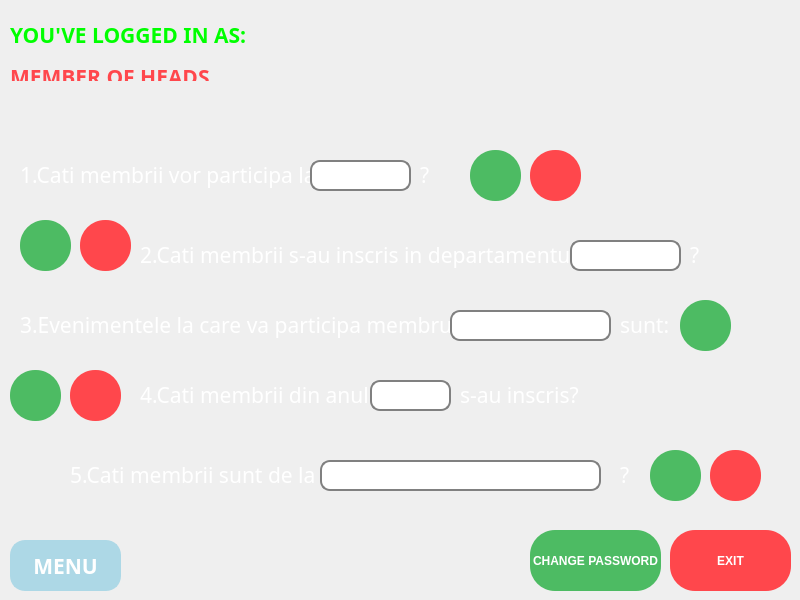
<?xml version="1.0" encoding="UTF-8"?>
<ui version="4.0">
 <class>HeadsWindow</class>
 <widget class="QMainWindow" name="HeadsWindow">
  <property name="geometry">
   <rect>
    <x>0</x>
    <y>0</y>
    <width>800</width>
    <height>600</height>
   </rect>
  </property>
  <property name="minimumSize">
   <size>
    <width>800</width>
    <height>600</height>
   </size>
  </property>
  <property name="maximumSize">
   <size>
    <width>800</width>
    <height>600</height>
   </size>
  </property>
  <property name="windowTitle">
   <string>MainWindow</string>
  </property>
  <widget class="QWidget" name="centralwidget">
   <widget class="QLabel" name="background_label">
    <property name="geometry">
     <rect>
      <x>0</x>
      <y>0</y>
      <width>811</width>
      <height>621</height>
     </rect>
    </property>
    <property name="text">
     <string>&lt;html&gt;&lt;head/&gt;&lt;body&gt;&lt;p&gt;&lt;img src=&quot;:/newPrefix/EUROAVIA_Logo.png&quot;/&gt;&lt;/p&gt;&lt;/body&gt;&lt;/html&gt;</string>
    </property>
   </widget>
   <widget class="QLabel" name="head_of_label">
    <property name="geometry">
     <rect>
      <x>10</x>
      <y>20</y>
      <width>241</width>
      <height>61</height>
     </rect>
    </property>
    <property name="font">
     <font>
      <family>Bahnschrift</family>
      <bold>true</bold>
     </font>
    </property>
    <property name="text">
     <string>&lt;html&gt;&lt;head/&gt;&lt;body&gt;&lt;p&gt;&lt;span style=&quot; font-size:16pt; color:#00ff00;&quot;&gt;YOU'VE LOGGED IN AS:&lt;/span&gt;&lt;/p&gt;&lt;p&gt;&lt;span style=&quot; font-size:16pt; color:#ff474c;&quot;&gt;MEMBER OF HEADS&lt;/span&gt;&lt;/p&gt;&lt;/body&gt;&lt;/html&gt;</string>
    </property>
   </widget>
   <widget class="QPushButton" name="green_1">
    <property name="geometry">
     <rect>
      <x>470</x>
      <y>150</y>
      <width>51</width>
      <height>51</height>
     </rect>
    </property>
    <property name="styleSheet">
     <string notr="true">QPushButton {
    background-color: #4DBB63; /* Background color */
    border: none; /* Remove default border */
    color: black; /* Text color */
    width: 150px; /* Width of the button */
    height: 50px; /* Height of the button */
    border-radius: 25px; /* Rounded corners, half of width/height */
    text-align: center; /* Center text */
    font-size: 12px; /* Font size */
    font-weight: bold; /* Bold text */
    transition: all 0.2s ease; /* Smooth transition for all properties */
}

QPushButton:hover {
    background-color: #45a049; /* Darker background on hover */
}

QPushButton:pressed {
    background-color: #3e8e41; /* Even darker background on press */
    transform: scale(0.95); /* Slightly shrink button to give visual feedback */
}</string>
    </property>
    <property name="text">
     <string/>
    </property>
   </widget>
   <widget class="QLabel" name="label_4">
    <property name="geometry">
     <rect>
      <x>470</x>
      <y>160</y>
      <width>16</width>
      <height>16</height>
     </rect>
    </property>
    <property name="font">
     <font>
      <family>Bahnschrift</family>
     </font>
    </property>
    <property name="text">
     <string>&lt;html&gt;&lt;head/&gt;&lt;body&gt;&lt;p&gt;&lt;span style=&quot; font-size:14pt; color:#ffffff;&quot;&gt;?&lt;/span&gt;&lt;/p&gt;&lt;/body&gt;&lt;/html&gt;</string>
    </property>
   </widget>
   <widget class="QPushButton" name="red_1">
    <property name="geometry">
     <rect>
      <x>530</x>
      <y>150</y>
      <width>51</width>
      <height>51</height>
     </rect>
    </property>
    <property name="styleSheet">
     <string notr="true">QPushButton {
    background-color: #FF474C; /* Background color */
    border: none; /* Remove default border */
    color: black; /* Text color */
    width: 50px; /* Width of the button */
    height: 50px; /* Height of the button */
    border-radius: 25px; /* Rounded corners, half of width/height */
    text-align: center; /* Center text */
    font-size: 12px; /* Font size */
    font-weight: bold; /* Bold text */
    transition: all 0.2s ease; /* Smooth transition for all properties */
}

QPushButton:hover {
    background-color: #FF5F5C; /* Slightly lighter but closer to the original color */
    transform: scale(1.05); /* Increase size on hover */
}

QPushButton:pressed {
    background-color: #FF474A; /* Even darker background on press */
    transform: scale(0.95); /* Slightly shrink button to give visual feedback */
}</string>
    </property>
    <property name="text">
     <string/>
    </property>
   </widget>
   <widget class="QLabel" name="label_7">
    <property name="geometry">
     <rect>
      <x>20</x>
      <y>160</y>
      <width>321</width>
      <height>31</height>
     </rect>
    </property>
    <property name="font">
     <font>
      <family>Bahnschrift</family>
     </font>
    </property>
    <property name="text">
     <string>&lt;html&gt;&lt;head/&gt;&lt;body&gt;&lt;p&gt;&lt;span style=&quot; font-size:16pt; color:#ffffff;&quot;&gt;1.Cati membrii vor participa la&lt;/span&gt;&lt;/p&gt;&lt;/body&gt;&lt;/html&gt;</string>
    </property>
   </widget>
   <widget class="QLabel" name="label_8">
    <property name="geometry">
     <rect>
      <x>140</x>
      <y>240</y>
      <width>491</width>
      <height>31</height>
     </rect>
    </property>
    <property name="font">
     <font>
      <family>Bahnschrift</family>
     </font>
    </property>
    <property name="text">
     <string>&lt;html&gt;&lt;head/&gt;&lt;body&gt;&lt;p&gt;&lt;span style=&quot; font-size:16pt; color:#ffffff;&quot;&gt;2.Cati membrii s-au inscris in departamentul&lt;/span&gt;&lt;/p&gt;&lt;/body&gt;&lt;/html&gt;</string>
    </property>
   </widget>
   <widget class="QLabel" name="label_9">
    <property name="geometry">
     <rect>
      <x>20</x>
      <y>310</y>
      <width>491</width>
      <height>31</height>
     </rect>
    </property>
    <property name="font">
     <font>
      <family>Bahnschrift</family>
     </font>
    </property>
    <property name="text">
     <string>&lt;html&gt;&lt;head/&gt;&lt;body&gt;&lt;p&gt;&lt;span style=&quot; font-size:16pt; color:#ffffff;&quot;&gt;3.Evenimentele la care va participa membrul&lt;/span&gt;&lt;/p&gt;&lt;/body&gt;&lt;/html&gt;</string>
    </property>
   </widget>
   <widget class="QLabel" name="label_5">
    <property name="geometry">
     <rect>
      <x>690</x>
      <y>240</y>
      <width>31</width>
      <height>31</height>
     </rect>
    </property>
    <property name="font">
     <font>
      <family>Bahnschrift</family>
     </font>
    </property>
    <property name="text">
     <string>&lt;html&gt;&lt;head/&gt;&lt;body&gt;&lt;p&gt;&lt;span style=&quot; font-size:16pt; color:#ffffff;&quot;&gt;? &lt;/span&gt;&lt;/p&gt;&lt;/body&gt;&lt;/html&gt;</string>
    </property>
   </widget>
   <widget class="QLabel" name="label_10">
    <property name="geometry">
     <rect>
      <x>620</x>
      <y>310</y>
      <width>51</width>
      <height>31</height>
     </rect>
    </property>
    <property name="font">
     <font>
      <family>Bahnschrift</family>
     </font>
    </property>
    <property name="text">
     <string>&lt;html&gt;&lt;head/&gt;&lt;body&gt;&lt;p&gt;&lt;span style=&quot; font-size:16pt; color:#ffffff;&quot;&gt;sunt:&lt;/span&gt;&lt;/p&gt;&lt;/body&gt;&lt;/html&gt;</string>
    </property>
   </widget>
   <widget class="QLabel" name="label_11">
    <property name="geometry">
     <rect>
      <x>140</x>
      <y>380</y>
      <width>261</width>
      <height>31</height>
     </rect>
    </property>
    <property name="font">
     <font>
      <family>Bahnschrift</family>
     </font>
    </property>
    <property name="text">
     <string>&lt;html&gt;&lt;head/&gt;&lt;body&gt;&lt;p&gt;&lt;span style=&quot; font-size:16pt; color:#ffffff;&quot;&gt;4.Cati membrii din anul &lt;/span&gt;&lt;/p&gt;&lt;/body&gt;&lt;/html&gt;</string>
    </property>
   </widget>
   <widget class="QLabel" name="label_12">
    <property name="geometry">
     <rect>
      <x>460</x>
      <y>380</y>
      <width>131</width>
      <height>31</height>
     </rect>
    </property>
    <property name="font">
     <font>
      <family>Bahnschrift</family>
     </font>
    </property>
    <property name="text">
     <string>&lt;html&gt;&lt;head/&gt;&lt;body&gt;&lt;p&gt;&lt;span style=&quot; font-size:16pt; color:#ffffff;&quot;&gt;s-au inscris?&lt;/span&gt;&lt;/p&gt;&lt;/body&gt;&lt;/html&gt;</string>
    </property>
   </widget>
   <widget class="QLabel" name="label_13">
    <property name="geometry">
     <rect>
      <x>70</x>
      <y>460</y>
      <width>251</width>
      <height>31</height>
     </rect>
    </property>
    <property name="font">
     <font>
      <family>Bahnschrift</family>
     </font>
    </property>
    <property name="text">
     <string>&lt;html&gt;&lt;head/&gt;&lt;body&gt;&lt;p&gt;&lt;span style=&quot; font-size:16pt; color:#ffffff;&quot;&gt;5.Cati membrii sunt de la&lt;/span&gt;&lt;/p&gt;&lt;/body&gt;&lt;/html&gt;</string>
    </property>
   </widget>
   <widget class="QComboBox" name="comboBox_5">
    <property name="geometry">
     <rect>
      <x>320</x>
      <y>460</y>
      <width>281</width>
      <height>31</height>
     </rect>
    </property>
    <property name="styleSheet">
     <string notr="true">QComboBox {
    border: 2px solid gray; /* Schimbă gray cu culoarea dorită */
    border-radius: 10px; /* Schimbă 10px cu raza dorită */
    padding: 5px; /* Schimbă 5px cu spațierea dorită */
    background: white; /* Schimbă white cu culoarea de fundal dorită */
}

QComboBox::drop-down {
    subcontrol-origin: padding;
    subcontrol-position: top right;
    width: 15px; /* Schimbă 15px cu lățimea dorită pentru săgeata dropdown */
    border: none; /* Elimină bordura din jurul săgeții dropdown */
}

QComboBox::down-arrow {
    image: url(down_arrow.png); /* Asigură-te că ai o imagine pentru săgeata dropdown */
    width: 10px; /* Schimbă 10px cu dimensiunea dorită */
    height: 10px; /* Schimbă 10px cu dimensiunea dorită */
}</string>
    </property>
   </widget>
   <widget class="QLabel" name="label_6">
    <property name="geometry">
     <rect>
      <x>620</x>
      <y>460</y>
      <width>31</width>
      <height>31</height>
     </rect>
    </property>
    <property name="font">
     <font>
      <family>Bahnschrift</family>
     </font>
    </property>
    <property name="text">
     <string>&lt;html&gt;&lt;head/&gt;&lt;body&gt;&lt;p&gt;&lt;span style=&quot; font-size:16pt; color:#ffffff;&quot;&gt;?&lt;/span&gt;&lt;/p&gt;&lt;/body&gt;&lt;/html&gt;</string>
    </property>
   </widget>
   <widget class="QPushButton" name="green_2">
    <property name="geometry">
     <rect>
      <x>20</x>
      <y>220</y>
      <width>51</width>
      <height>51</height>
     </rect>
    </property>
    <property name="styleSheet">
     <string notr="true">QPushButton {
    background-color: #4DBB63; /* Background color */
    border: none; /* Remove default border */
    color: black; /* Text color */
    width: 150px; /* Width of the button */
    height: 50px; /* Height of the button */
    border-radius: 25px; /* Rounded corners, half of width/height */
    text-align: center; /* Center text */
    font-size: 12px; /* Font size */
    font-weight: bold; /* Bold text */
    transition: all 0.2s ease; /* Smooth transition for all properties */
}

QPushButton:hover {
    background-color: #45a049; /* Darker background on hover */
}

QPushButton:pressed {
    background-color: #3e8e41; /* Even darker background on press */
    transform: scale(0.95); /* Slightly shrink button to give visual feedback */
}</string>
    </property>
    <property name="text">
     <string/>
    </property>
   </widget>
   <widget class="QPushButton" name="red_2">
    <property name="geometry">
     <rect>
      <x>80</x>
      <y>220</y>
      <width>51</width>
      <height>51</height>
     </rect>
    </property>
    <property name="styleSheet">
     <string notr="true">QPushButton {
    background-color: #FF474C; /* Background color */
    border: none; /* Remove default border */
    color: black; /* Text color */
    width: 50px; /* Width of the button */
    height: 50px; /* Height of the button */
    border-radius: 25px; /* Rounded corners, half of width/height */
    text-align: center; /* Center text */
    font-size: 12px; /* Font size */
    font-weight: bold; /* Bold text */
    transition: all 0.2s ease; /* Smooth transition for all properties */
}

QPushButton:hover {
    background-color: #FF5F5C; /* Slightly lighter but closer to the original color */
    transform: scale(1.05); /* Increase size on hover */
}

QPushButton:pressed {
    background-color: #FF474A; /* Even darker background on press */
    transform: scale(0.95); /* Slightly shrink button to give visual feedback */
}</string>
    </property>
    <property name="text">
     <string/>
    </property>
   </widget>
   <widget class="QPushButton" name="green_4">
    <property name="geometry">
     <rect>
      <x>10</x>
      <y>370</y>
      <width>51</width>
      <height>51</height>
     </rect>
    </property>
    <property name="styleSheet">
     <string notr="true">QPushButton {
    background-color: #4DBB63; /* Background color */
    border: none; /* Remove default border */
    color: black; /* Text color */
    width: 150px; /* Width of the button */
    height: 50px; /* Height of the button */
    border-radius: 25px; /* Rounded corners, half of width/height */
    text-align: center; /* Center text */
    font-size: 12px; /* Font size */
    font-weight: bold; /* Bold text */
    transition: all 0.2s ease; /* Smooth transition for all properties */
}

QPushButton:hover {
    background-color: #45a049; /* Darker background on hover */
}

QPushButton:pressed {
    background-color: #3e8e41; /* Even darker background on press */
    transform: scale(0.95); /* Slightly shrink button to give visual feedback */
}</string>
    </property>
    <property name="text">
     <string/>
    </property>
   </widget>
   <widget class="QPushButton" name="red_4">
    <property name="geometry">
     <rect>
      <x>70</x>
      <y>370</y>
      <width>51</width>
      <height>51</height>
     </rect>
    </property>
    <property name="styleSheet">
     <string notr="true">QPushButton {
    background-color: #FF474C; /* Background color */
    border: none; /* Remove default border */
    color: black; /* Text color */
    width: 50px; /* Width of the button */
    height: 50px; /* Height of the button */
    border-radius: 25px; /* Rounded corners, half of width/height */
    text-align: center; /* Center text */
    font-size: 12px; /* Font size */
    font-weight: bold; /* Bold text */
    transition: all 0.2s ease; /* Smooth transition for all properties */
}

QPushButton:hover {
    background-color: #FF5F5C; /* Slightly lighter but closer to the original color */
    transform: scale(1.05); /* Increase size on hover */
}

QPushButton:pressed {
    background-color: #FF474A; /* Even darker background on press */
    transform: scale(0.95); /* Slightly shrink button to give visual feedback */
}</string>
    </property>
    <property name="text">
     <string/>
    </property>
   </widget>
   <widget class="QPushButton" name="green_5">
    <property name="geometry">
     <rect>
      <x>650</x>
      <y>450</y>
      <width>51</width>
      <height>51</height>
     </rect>
    </property>
    <property name="styleSheet">
     <string notr="true">QPushButton {
    background-color: #4DBB63; /* Background color */
    border: none; /* Remove default border */
    color: black; /* Text color */
    width: 150px; /* Width of the button */
    height: 50px; /* Height of the button */
    border-radius: 25px; /* Rounded corners, half of width/height */
    text-align: center; /* Center text */
    font-size: 12px; /* Font size */
    font-weight: bold; /* Bold text */
    transition: all 0.2s ease; /* Smooth transition for all properties */
}

QPushButton:hover {
    background-color: #45a049; /* Darker background on hover */
}

QPushButton:pressed {
    background-color: #3e8e41; /* Even darker background on press */
    transform: scale(0.95); /* Slightly shrink button to give visual feedback */
}</string>
    </property>
    <property name="text">
     <string/>
    </property>
   </widget>
   <widget class="QPushButton" name="red_5">
    <property name="geometry">
     <rect>
      <x>710</x>
      <y>450</y>
      <width>51</width>
      <height>51</height>
     </rect>
    </property>
    <property name="styleSheet">
     <string notr="true">QPushButton {
    background-color: #FF474C; /* Background color */
    border: none; /* Remove default border */
    color: black; /* Text color */
    width: 50px; /* Width of the button */
    height: 50px; /* Height of the button */
    border-radius: 25px; /* Rounded corners, half of width/height */
    text-align: center; /* Center text */
    font-size: 12px; /* Font size */
    font-weight: bold; /* Bold text */
    transition: all 0.2s ease; /* Smooth transition for all properties */
}

QPushButton:hover {
    background-color: #FF5F5C; /* Slightly lighter but closer to the original color */
    transform: scale(1.05); /* Increase size on hover */
}

QPushButton:pressed {
    background-color: #FF474A; /* Even darker background on press */
    transform: scale(0.95); /* Slightly shrink button to give visual feedback */
}</string>
    </property>
    <property name="text">
     <string/>
    </property>
   </widget>
   <widget class="QPushButton" name="green_3">
    <property name="geometry">
     <rect>
      <x>680</x>
      <y>300</y>
      <width>51</width>
      <height>51</height>
     </rect>
    </property>
    <property name="styleSheet">
     <string notr="true">QPushButton {
    background-color: #4DBB63; /* Background color */
    border: none; /* Remove default border */
    color: black; /* Text color */
    width: 150px; /* Width of the button */
    height: 50px; /* Height of the button */
    border-radius: 25px; /* Rounded corners, half of width/height */
    text-align: center; /* Center text */
    font-size: 12px; /* Font size */
    font-weight: bold; /* Bold text */
    transition: all 0.2s ease; /* Smooth transition for all properties */
}

QPushButton:hover {
    background-color: #45a049; /* Darker background on hover */
}

QPushButton:pressed {
    background-color: #3e8e41; /* Even darker background on press */
    transform: scale(0.95); /* Slightly shrink button to give visual feedback */
}</string>
    </property>
    <property name="text">
     <string/>
    </property>
   </widget>
   <widget class="QLabel" name="thinking_man_label">
    <property name="geometry">
     <rect>
      <x>540</x>
      <y>-10</y>
      <width>351</width>
      <height>251</height>
     </rect>
    </property>
    <property name="text">
     <string/>
    </property>
    <property name="pixmap">
     <pixmap resource="../images/logo.qrc">:/newPrefix/istockphoto-645085176-612x612-removebg-preview.png</pixmap>
    </property>
    <property name="scaledContents">
     <bool>true</bool>
    </property>
   </widget>
   <widget class="QPushButton" name="exit_button">
    <property name="geometry">
     <rect>
      <x>670</x>
      <y>530</y>
      <width>121</width>
      <height>61</height>
     </rect>
    </property>
    <property name="styleSheet">
     <string notr="true">QPushButton {
    background-color: #FF474C; /* Background color */
    border: none; /* Remove default border */
    color: white; /* Text color */
    width: 50px; /* Width of the button */
    height: 50px; /* Height of the button */
    border-radius: 25px; /* Rounded corners, half of width/height */
    text-align: center; /* Center text */
    font-size: 12px; /* Font size */
    font-weight: bold; /* Bold text */
    transition: all 0.2s ease; /* Smooth transition for all properties */
}

QPushButton:hover {
    background-color: #FF5F5C; /* Slightly lighter but closer to the original color */
    transform: scale(1.05); /* Increase size on hover */
}

QPushButton:pressed {
    background-color: #FF474A; /* Even darker background on press */
    transform: scale(0.95); /* Slightly shrink button to give visual feedback */
}</string>
    </property>
    <property name="text">
     <string>EXIT</string>
    </property>
   </widget>
   <widget class="QLabel" name="euroavia_label">
    <property name="geometry">
     <rect>
      <x>280</x>
      <y>-50</y>
      <width>241</width>
      <height>241</height>
     </rect>
    </property>
    <property name="text">
     <string/>
    </property>
    <property name="pixmap">
     <pixmap resource="../images/logo.qrc">:/newPrefix/EUROAVIA_Logo.png</pixmap>
    </property>
    <property name="scaledContents">
     <bool>true</bool>
    </property>
   </widget>
   <widget class="QComboBox" name="comboBox_4">
    <property name="geometry">
     <rect>
      <x>370</x>
      <y>380</y>
      <width>81</width>
      <height>31</height>
     </rect>
    </property>
    <property name="styleSheet">
     <string notr="true">QComboBox {
    border: 2px solid gray; /* Schimbă gray cu culoarea dorită */
    border-radius: 10px; /* Schimbă 10px cu raza dorită */
    padding: 5px; /* Schimbă 5px cu spațierea dorită */
    background: white; /* Schimbă white cu culoarea de fundal dorită */
}

QComboBox::drop-down {
    subcontrol-origin: padding;
    subcontrol-position: top right;
    width: 15px; /* Schimbă 15px cu lățimea dorită pentru săgeata dropdown */
    border: none; /* Elimină bordura din jurul săgeții dropdown */
}

QComboBox::down-arrow {
    image: url(down_arrow.png); /* Asigură-te că ai o imagine pentru săgeata dropdown */
    width: 10px; /* Schimbă 10px cu dimensiunea dorită */
    height: 10px; /* Schimbă 10px cu dimensiunea dorită */
}</string>
    </property>
   </widget>
   <widget class="QComboBox" name="comboBox_3">
    <property name="geometry">
     <rect>
      <x>450</x>
      <y>310</y>
      <width>161</width>
      <height>31</height>
     </rect>
    </property>
    <property name="styleSheet">
     <string notr="true">QComboBox {
    border: 2px solid gray; /* Schimbă gray cu culoarea dorită */
    border-radius: 10px; /* Schimbă 10px cu raza dorită */
    padding: 5px; /* Schimbă 5px cu spațierea dorită */
    background: white; /* Schimbă white cu culoarea de fundal dorită */
}

QComboBox::drop-down {
    subcontrol-origin: padding;
    subcontrol-position: top right;
    width: 15px; /* Schimbă 15px cu lățimea dorită pentru săgeata dropdown */
    border: none; /* Elimină bordura din jurul săgeții dropdown */
}

QComboBox::down-arrow {
    image: url(down_arrow.png); /* Asigură-te că ai o imagine pentru săgeata dropdown */
    width: 10px; /* Schimbă 10px cu dimensiunea dorită */
    height: 10px; /* Schimbă 10px cu dimensiunea dorită */
}</string>
    </property>
   </widget>
   <widget class="QComboBox" name="comboBox_2">
    <property name="geometry">
     <rect>
      <x>570</x>
      <y>240</y>
      <width>111</width>
      <height>31</height>
     </rect>
    </property>
    <property name="styleSheet">
     <string notr="true">QComboBox {
    border: 2px solid gray; /* Schimbă gray cu culoarea dorită */
    border-radius: 10px; /* Schimbă 10px cu raza dorită */
    padding: 5px; /* Schimbă 5px cu spațierea dorită */
    background: white; /* Schimbă white cu culoarea de fundal dorită */
}

QComboBox::drop-down {
    subcontrol-origin: padding;
    subcontrol-position: top right;
    width: 15px; /* Schimbă 15px cu lățimea dorită pentru săgeata dropdown */
    border: none; /* Elimină bordura din jurul săgeții dropdown */
}

QComboBox::down-arrow {
    image: url(down_arrow.png); /* Asigură-te că ai o imagine pentru săgeata dropdown */
    width: 10px; /* Schimbă 10px cu dimensiunea dorită */
    height: 10px; /* Schimbă 10px cu dimensiunea dorită */
}</string>
    </property>
   </widget>
   <widget class="QComboBox" name="comboBox_1">
    <property name="geometry">
     <rect>
      <x>310</x>
      <y>160</y>
      <width>101</width>
      <height>31</height>
     </rect>
    </property>
    <property name="styleSheet">
     <string notr="true">QComboBox {
    border: 2px solid gray; /* Schimbă gray cu culoarea dorită */
    border-radius: 10px; /* Schimbă 10px cu raza dorită */
    padding: 5px; /* Schimbă 5px cu spațierea dorită */
    background: white; /* Schimbă white cu culoarea de fundal dorită */
}

QComboBox::drop-down {
    subcontrol-origin: padding;
    subcontrol-position: top right;
    width: 15px; /* Schimbă 15px cu lățimea dorită pentru săgeata dropdown */
    border: none; /* Elimină bordura din jurul săgeții dropdown */
}

QComboBox::down-arrow {
    image: url(down_arrow.png); /* Asigură-te că ai o imagine pentru săgeata dropdown */
    width: 10px; /* Schimbă 10px cu dimensiunea dorită */
    height: 10px; /* Schimbă 10px cu dimensiunea dorită */
}</string>
    </property>
   </widget>
   <widget class="QPushButton" name="change_password_button">
    <property name="geometry">
     <rect>
      <x>530</x>
      <y>530</y>
      <width>131</width>
      <height>61</height>
     </rect>
    </property>
    <property name="styleSheet">
     <string notr="true">QPushButton {
    background-color: #4DBB63; /* Background color */
    border: none; /* Remove default border */
    color: white; /* Text color */
    width: 50px; /* Width of the button */
    height: 50px; /* Height of the button */
    border-radius: 25px; /* Rounded corners, half of width/height */
    text-align: center; /* Center text */
    font-size: 12px; /* Font size */
    font-weight: bold; /* Bold text */
    transition: all 0.2s ease; /* Smooth transition for all properties */
}

QPushButton:hover {
    background-color: #FF5F5C; /* Slightly lighter but closer to the original color */
    transform: scale(1.05); /* Increase size on hover */
}

QPushButton:pressed {
    background-color: #FF474A; /* Even darker background on press */
    transform: scale(0.95); /* Slightly shrink button to give visual feedback */
}</string>
    </property>
    <property name="text">
     <string>CHANGE PASSWORD</string>
    </property>
   </widget>
   <widget class="QPushButton" name="back_pushButton">
    <property name="geometry">
     <rect>
      <x>10</x>
      <y>540</y>
      <width>111</width>
      <height>51</height>
     </rect>
    </property>
    <property name="font">
     <font>
      <family>Bahnschrift</family>
      <pointsize>16</pointsize>
      <bold>true</bold>
     </font>
    </property>
    <property name="styleSheet">
     <string notr="true">QPushButton {
    border-radius: 15px; /* Valoarea aceasta o poți ajusta pentru a obține rotunjimea dorită */
    border: 2px solid #ADD8E6; /* Bordura butonului */
    background-color:#ADD8E6; /* Culoarea de fundal a butonului */
    color: white; /* Culoarea textului */
    padding: 5px; /* Spațierea internă */
}
QPushButton:hover {
    background-color: #87CEEB; /* Culoarea de fundal când mouse-ul este deasupra butonului */
}

QPushButton:pressed {
    background-color: #5FA9D0; /* Culoarea de fundal când butonul este apăsat */
    border: 2px solid #5FA9D0; /* Bordura butonului când este apăsat */
}</string>
    </property>
    <property name="text">
     <string>MENU</string>
    </property>
   </widget>
   <widget class="QLabel" name="label_14">
    <property name="geometry">
     <rect>
      <x>420</x>
      <y>160</y>
      <width>31</width>
      <height>31</height>
     </rect>
    </property>
    <property name="font">
     <font>
      <family>Bahnschrift</family>
     </font>
    </property>
    <property name="text">
     <string>&lt;html&gt;&lt;head/&gt;&lt;body&gt;&lt;p&gt;&lt;span style=&quot; font-size:16pt; color:#ffffff;&quot;&gt;? &lt;/span&gt;&lt;/p&gt;&lt;/body&gt;&lt;/html&gt;</string>
    </property>
   </widget>
   <zorder>background_label</zorder>
   <zorder>head_of_label</zorder>
   <zorder>label_4</zorder>
   <zorder>label_8</zorder>
   <zorder>label_9</zorder>
   <zorder>label_5</zorder>
   <zorder>label_10</zorder>
   <zorder>label_11</zorder>
   <zorder>label_12</zorder>
   <zorder>label_13</zorder>
   <zorder>comboBox_5</zorder>
   <zorder>label_6</zorder>
   <zorder>green_2</zorder>
   <zorder>red_2</zorder>
   <zorder>green_4</zorder>
   <zorder>red_4</zorder>
   <zorder>green_5</zorder>
   <zorder>red_5</zorder>
   <zorder>green_3</zorder>
   <zorder>thinking_man_label</zorder>
   <zorder>exit_button</zorder>
   <zorder>euroavia_label</zorder>
   <zorder>label_7</zorder>
   <zorder>green_1</zorder>
   <zorder>comboBox_4</zorder>
   <zorder>comboBox_3</zorder>
   <zorder>comboBox_2</zorder>
   <zorder>comboBox_1</zorder>
   <zorder>change_password_button</zorder>
   <zorder>red_1</zorder>
   <zorder>back_pushButton</zorder>
   <zorder>label_14</zorder>
  </widget>
 </widget>
 <resources>
  <include location="../images/logo.qrc"/>
  <include location="images/logo.qrc"/>
 </resources>
 <connections/>
</ui>
